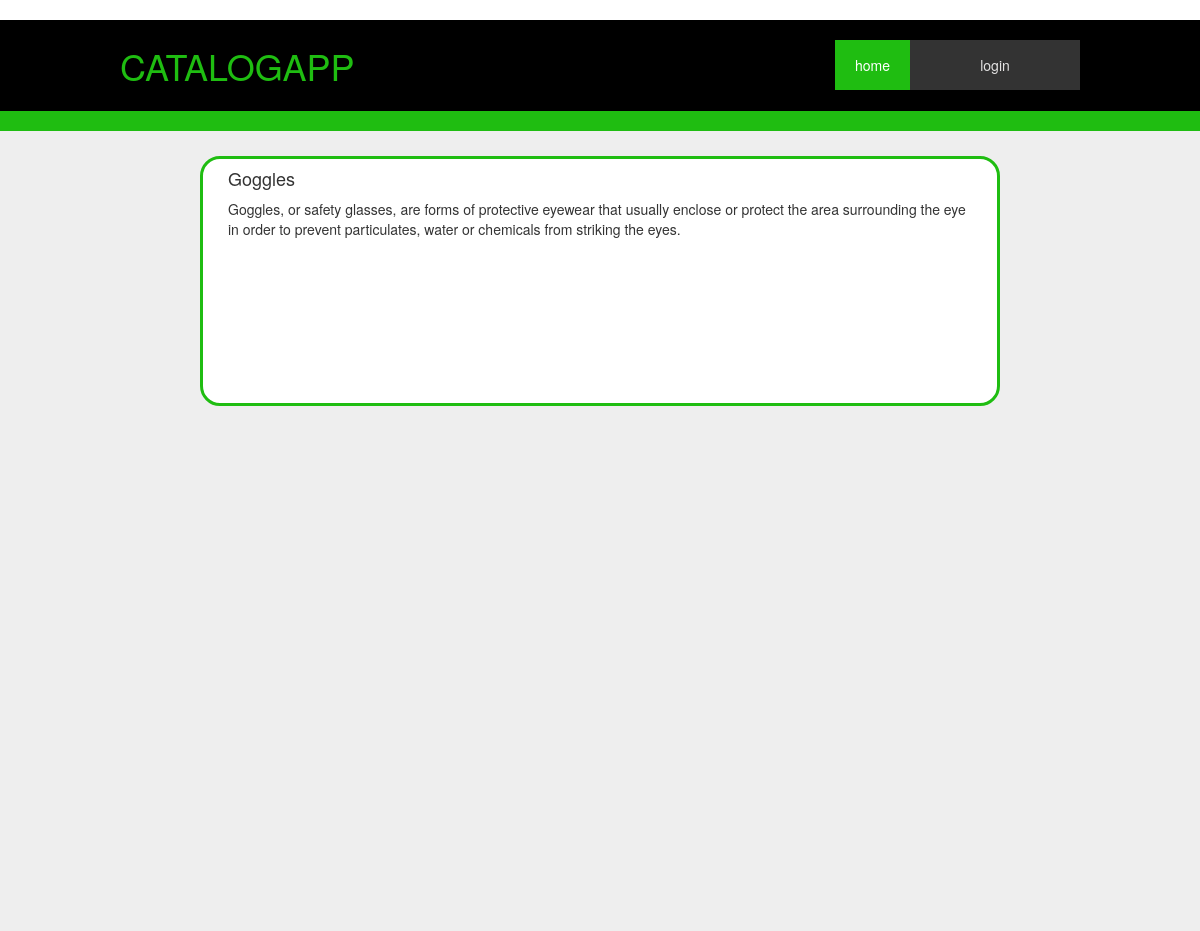
/catalog/snowboarding/Goggles/info?item_id=7, run on the app's committed database.
### db_setup.py (models this page shows, shortened)
class Item(Base):
    __tablename__ = 'item'
    id = Column(Integer, primary_key=True)
    name = Column(String(80), nullable=False)
    description = Column(String(250))
    photo = Column(String(250))
    category_id = Column(Integer, ForeignKey('category.id'))
    category = relationship(Category)
    user_id = Column(Integer, ForeignKey('user.id'))
    user = relationship(User)

### catalogapp.py (the view)
@app.route('/catalog/<string:category>/<string:item>/info')
def itemInfo(category, item):
    item_id = request.args.get('item_id')
    item = session.query(Item).filter_by(id=item_id).one()
    if session_login.get('user_id') is not None and \
       session_login['user_id'] == item.user_id:
        return render_template('iteminfo_log.html', item=item)
    return render_template('iteminfo.html', item=item)

### templates/iteminfo.html
﻿{% extends "main.html" %}
{% block content %}
{% include "header.html" %}
    <div  class="bg-gry">
        <div style="margin: 0 auto;">
            <div  class="details">
                <h4>{{item.name}}</h4>
                <p>{{item.description}}</p>
            </div>
        </div>
    </div>
{% endblock %}

### static/styles.css (style rules this page uses)
* { -webkit-box-sizing: border-box; -moz-box-sizing: border-box; box-sizing: border-box; }
body { margin: 0; }
h1, h2, h3, h4, h5, h6 { margin-top: 20px; margin-bottom: 10px; font-weight: 700; }
h4 { font-size: 18px; }
.bg-gry { display: flex; min-height: 800px; background-color: #eeeeee; }
.details { width: 800px; background-color: white; text-align:left; padding: 25px; padding-top: 0px; height: auto; min-height: 250px; border: solid rgb(31, 189, 17); border-radius: 20px; margin: 0 auto; margin-top: 25px; }

### data on the page
Item: name "Goggles", description "Goggles, or safety glasses, are forms of protective eyewear that usually enclose or protect the area surrounding the eye in order to prevent particulates, water or chemicals from striking the eyes."
